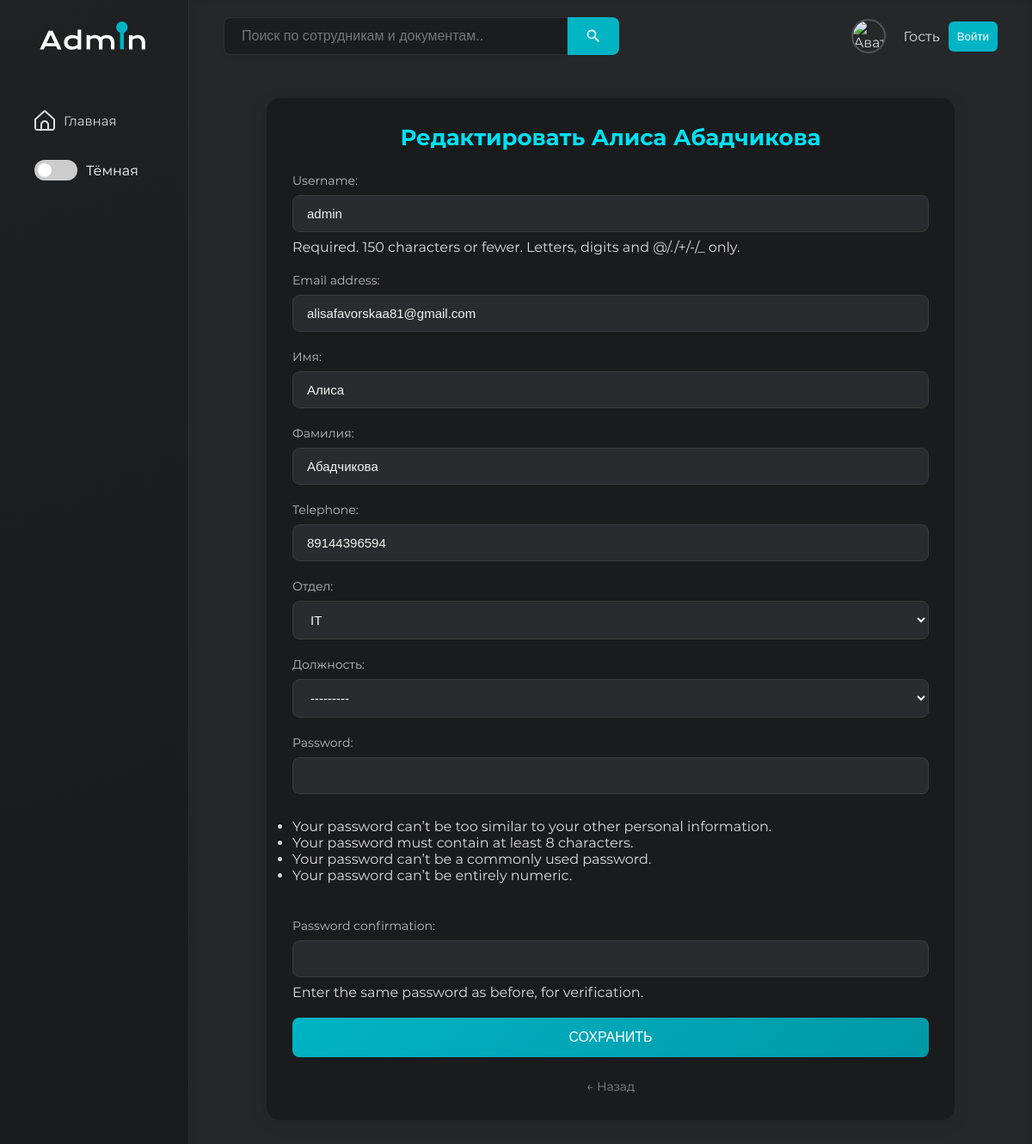
The page /admin-panel/user/6/edit/ on the database as committed earlier.
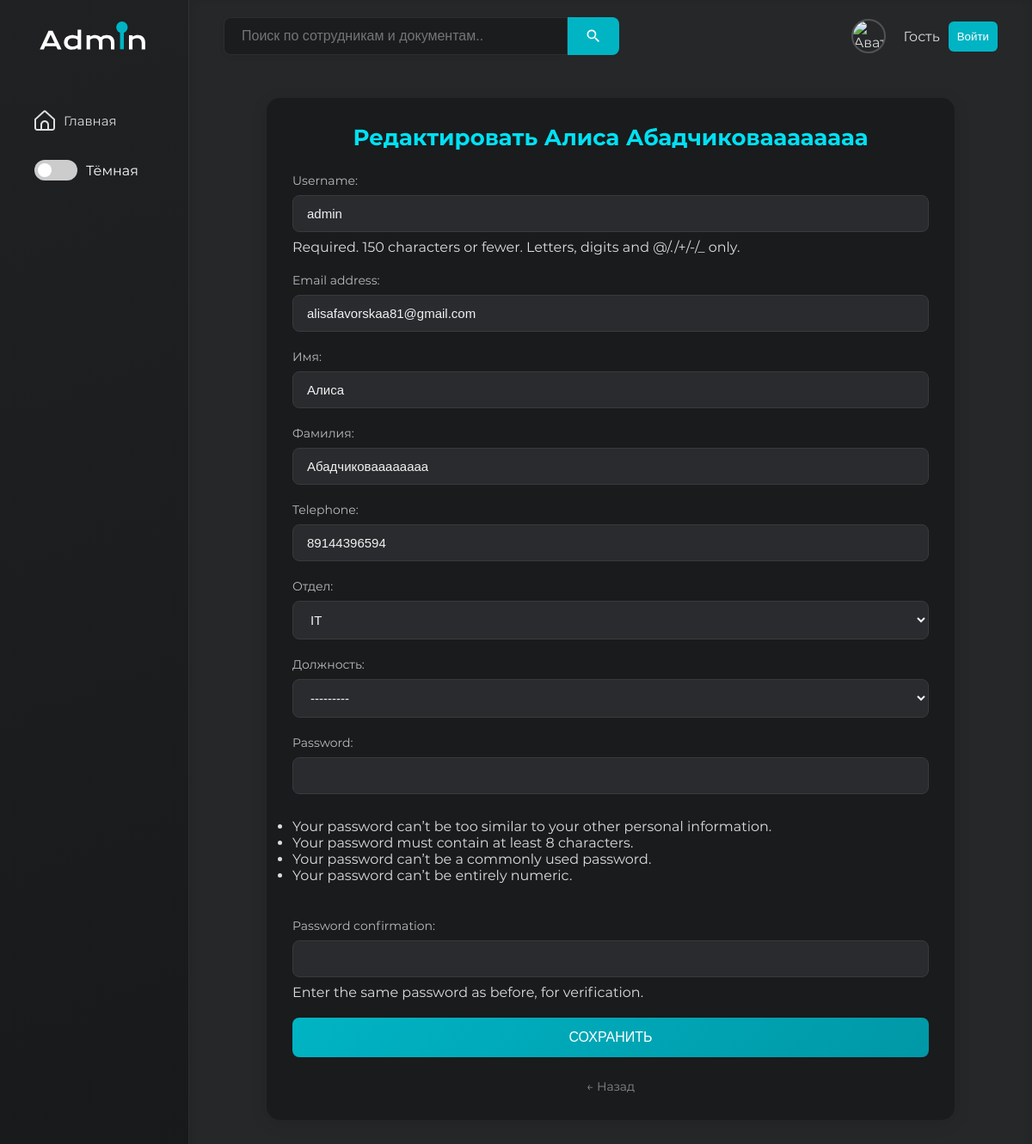
The same page on the database as committed later.
### www/models.py (models this page shows, shortened)
class User(AbstractUser):
    telephone = models.CharField(max_length=15)
    position = models.ForeignKey(
        Position,
        on_delete=models.SET_NULL,
        null=True,
        blank=True,
        verbose_name="Должность"
    )
    department = models.ForeignKey(
        Department,
        on_delete=models.SET_NULL,
        null=True,
        blank=True,
        verbose_name="Отдел"
    )
    avatar = models.ImageField(upload_to='avatars/', null=True, blank=True)
    first_name = models.CharField(max_length=150, verbose_name="Имя")
    last_name = models.CharField(max_length=150, verbose_name="Фамилия")
    role = models.ForeignKey(
        Role,
        on_delete=models.SET_NULL,
        null=True,
        blank=True,
        verbose_name="Роль"
    )

### www/views.py (the view)
# urls.py: path('admin-panel/user/<int:pk>/edit/', edit_user, name='edit_user'),
def edit_user(request, pk):
    user = get_object_or_404(User, pk=pk)
    if request.method == 'POST':
        form = UserForm(request.POST, request.FILES, instance=user)
        if form.is_valid():
            form.save()
            messages.success(request, 'Пользователь обновлён.')
            return redirect('admin_panel')
    else:
        form = UserForm(instance=user)
    return render(request, 'edit_user.html', {'form': form, 'user_obj': user})

### www/forms.py
class UserForm(UserCreationForm):
    class Meta:
        model = User
        fields = [
            'username',
            'email',
            'first_name',
            'last_name',
            'telephone',
            'department',
            'position',
            'password1',
            'password2'
        ]
    def __init__(self, *args, **kwargs):
        super().__init__(*args, **kwargs)
        self.fields['position'].queryset = Position.objects.none()
        if 'department' in self.data:
            try:
                department_id = int(self.data.get('department'))
                self.fields['position'].queryset = Position.objects.filter(
                    department_id=department_id
                ).order_by('title')
            except (ValueError, TypeError):
                pass
        elif self.instance.pk and self.instance.department:
            self.fields['position'].queryset = self.instance.department.positions.order_by('title')

### www/models.py (called while the page is built)
    def __str__(self):
        return self.name

    def __str__(self):
        return f"{self.title} ({self.department.name})"

### templates/edit_user.html (shortened to what this page needs)
{% extends 'base.html' %}
{% block main %}
    <div class="form-container">
        <h1 class="form-title">Редактировать {{ user_obj.get_full_name }}</h1>
        <form method="POST" enctype="multipart/form-data" class="edit-user-form">
            {{ form.as_p }}
            <button type="submit" class="submit-button">Сохранить</button>
        </form>
        <a href="{% url 'admin_panel' %}" class="back-link">← Назад</a>
    </div>
{% endblock %}

Rows that differ between the two databases and show on the page:
changed User "admin": get_full_name "Алиса Абадчикова" → "Алиса Абадчиковаааааааа"; last_name "Абадчикова" → "Абадчиковаааааааа"
